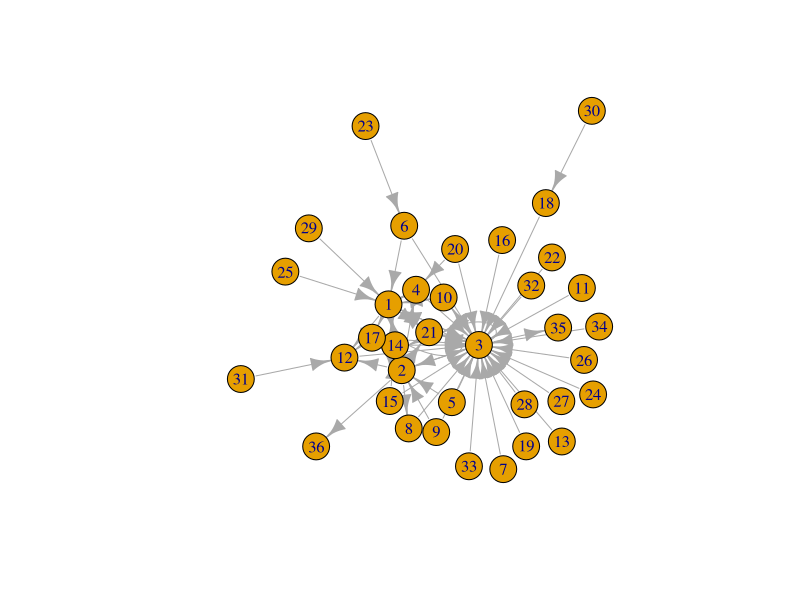

The R source for this figure:
## igraph object ##

library(tidyverse)
library(igraph)

letters <- read_csv("data/dvdm-correspondence-1591.csv")

per_route <- letters %>%  
  group_by(source, destination) %>%
  summarise(count = n()) %>%
  remove_missing() %>%
  arrange(desc(count)) %>% 
  ungroup()

# Distinct sources and destinations into a single tibble with id column as first column
sources <- per_route %>%
  distinct(source) %>%
  rename(place = source)

destinations <- per_route %>%
  distinct(destination) %>%
  rename(place = destination)

nodes <- full_join(sources, destinations)
nodes <- add_column(nodes, id = 1:nrow(nodes))
nodes <- select(nodes, id, everything())

# Create links with ids for source and destination and bring id columns to beginning of df
links <- per_route %>% 
  left_join(nodes, by = c("source" = "place")) %>% 
  rename(from = id) %>% 
  left_join(nodes, by = c("destination" = "place")) %>% 
  rename(to = id)

links <- select(links, from, to, everything())

# Create igraph object
routes_network <- graph_from_data_frame(d = links, vertices = nodes, directed = TRUE)

plot(routes_network)
